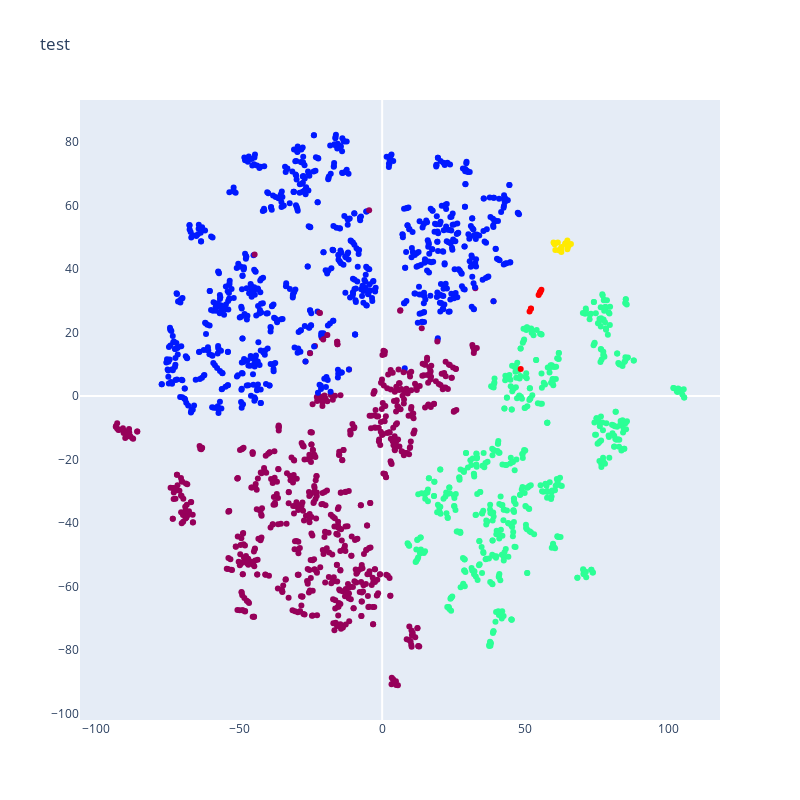

The notebook cell saved with this chart:
### Code cell
def show_plot(labels, embeddings, title=None, show_labels=False, color_by="lemma"):
    # kmeans = KMeans(n_clusters=4, random_state=0).fit(data_test)
    # labels = kmeans.labels_
    # centroids = kmeans.cluster_centers_

    if color_by:
        if color_by == "lemma":
            color_id_list = []
            color_id_dict = {}
            color_id_current = 0
            for l in labels:
                lemma = l.split("-")[0]
                color_id = color_id_dict.get(lemma)
                if color_id is None:
                    color_id = color_id_current
                    color_id_dict[lemma] = color_id
                    color_id_current += 1
                color_id_list.append(color_id)
        elif color_by == "kmeans":
            raise Exception()
        else:
            raise Exception('arg `color_by` must be either `"lemma"`, `"kmeans"`, or `None`')
    else:
        color_id_list = [0 for _ in embeddings]
        
    fig = go.Figure(
        data=go.Scatter(
            x=embeddings[:, 0],
            y=embeddings[:, 1],
            mode="markers",
            customdata=labels[:, np.newaxis],
            marker=dict(
                color=color_id_list,
                colorscale="rainbow",
            ),
            hovertemplate="x: %{x}<br>y: %{y}, label: %{customdata[0]}<extra></extra>",
            showlegend=False,
        ),
        layout=go.Layout(
            title=title,
            width=800,
            height=800,
            xaxis=dict(showgrid=False),
            yaxis=dict(showgrid=False),
        ),
    )
    # for i, (cx, cy) in enumerate(centroids):
    #     fig.add_scatter(
    #         x=[cx],
    #         y=[cy],
    #         mode="markers+text",
    #         marker=dict(
    #             color="red",
    #             size=20,
    #             symbol="x",
    #         ),
    #         text=[f"Centroid {i}"],
    #         textposition="top center",
    #         showlegend=False,
    #         hovertemplate="x: %{x}<br>y: %{y}<extra></extra>",
    #     )
    fig.show()


show_plot(labels=labels_embeddings[0], embeddings=embeddings_tsne, title="test", show_labels=False)

### Figure 1 — Plotly figure (JSON) as saved in the notebook; plotly's stock layout.template omitted (floating-point values rounded to 4 significant figures; data arrays with more than 128 entries replaced by an {"elided": "..."} marker saying what was removed)
{"data": [{"customdata": {"elided": "2085x1 str values"}, "hovertemplate": "x: %{x}<br>y: %{y}, label: %{customdata[0]}<extra></extra>", "marker": {"color": {"elided": "2085 int values"}, "colorscale": [[0, "rgb(150,0,90)"], [0.125, "rgb(0,0,200)"], [0.25, "rgb(0,25,255)"], [0.375, "rgb(0,152,255)"], [0.5, "rgb(44,255,150)"], [0.625, "rgb(151,255,0)"], [0.75, "rgb(255,234,0)"], [0.875, "rgb(255,111,0)"], [1, "rgb(255,0,0)"]]}, "mode": "markers", "showlegend": false, "type": "scatter", "x": {"elided": "2085 float values"}, "y": {"elided": "2085 float values"}}], "layout": {"height": 800, "title": {"text": "test"}, "width": 800, "xaxis": {"showgrid": false}, "yaxis": {"showgrid": false}}}
